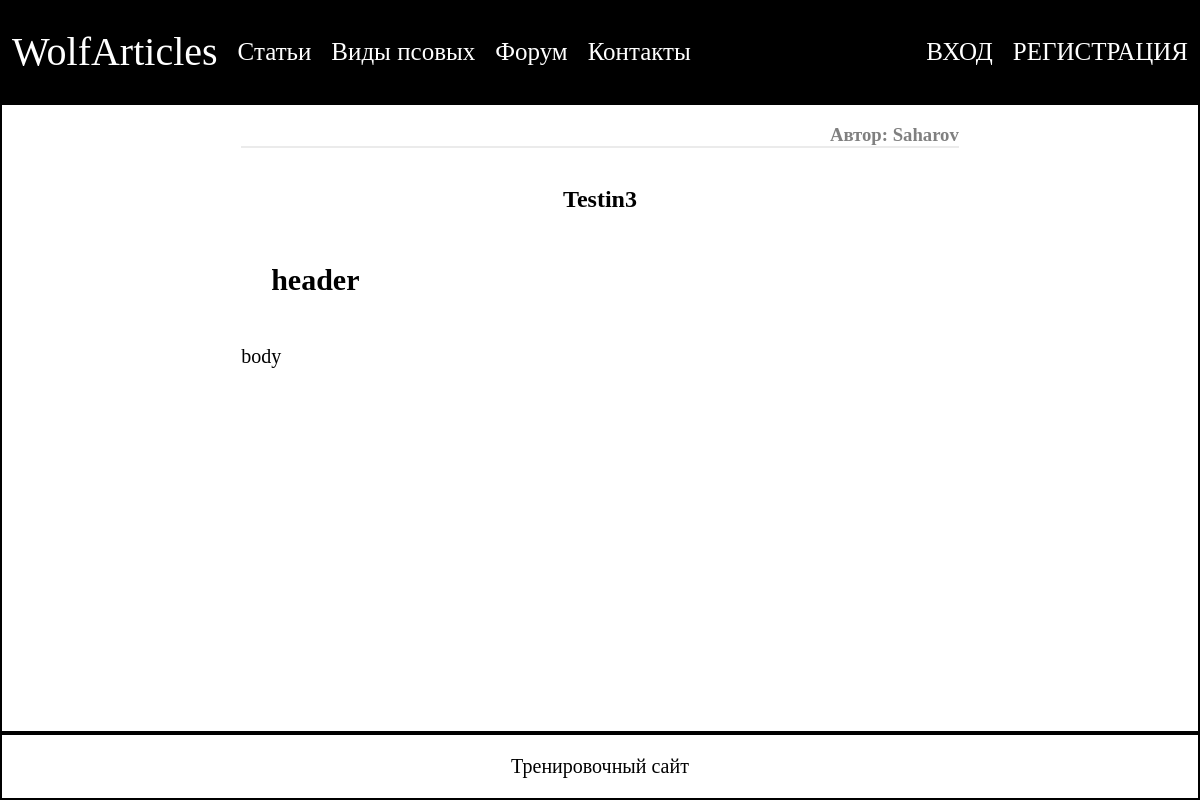
Page /show_article.php?id=4 on the committed database.
### tables this page shows
CREATE TABLE `articles` (
  `id` int(11) NOT NULL,
  `name` tinytext,
  `author_id` int(11) DEFAULT NULL,
  `article_text` text NOT NULL,
  `date_time` datetime NOT NULL DEFAULT CURRENT_TIMESTAMP
);

CREATE TABLE `users` (
  `id` int(11) NOT NULL,
  `username` varchar(20) DEFAULT NULL,
  `pword` tinytext,
  `favorites` text,
  `mail` tinytext
);

### scripts/get_author_name.php (called while the page is built)
<?php
function get_author_name($auth_id)
{
    global $conn;
    $sql = "SELECT username FROM users WHERE id = $auth_id";
    $result = mysqli_query($conn, $sql);
    $result->data_seek(0);
    $row = $result->fetch_assoc();
    return $row["username"];
}
?>

### scripts/create_article_page.php (the view)
<?php
include_once "connection.php";
include_once "get_author_name.php";
function convert_to_html($text){
    return str_replace(PHP_EOL, '<br>', $text);
}
$id = $_GET["id"];
$sql = "SELECT * FROM articles WHERE id = \"$id\";";
$conn = new mysqli($host, $login, $password, $database);
$result = mysqli_query($conn, $sql);
$result->data_seek(0);
$row = $result->fetch_assoc();
?>
<h3 id="article_author">Автор: <?php echo get_author_name($row["author_id"]); ?></h3>
<h1 id="article_name"><?php echo htmlentities($row["name"]); ?></h1>
<div id="article_text"><?php echo convert_to_html($row["article_text"]); ?></div>

### styles/main.css (style rules this page uses)
html, body { height: 100%; margin: 0; font-family: 'Calibri', Times, serif; }
body { display: grid; grid-template-columns: 1fr; grid-template-rows: auto 1fr auto; grid-template-areas: "header" "content" "footer"; }

### styles/content.css (style rules this page uses)
.article p, #article_text { font-size: 20px; margin-top: 5px; }
#article_author { color: rgb(128,128,128); border-bottom: 2px solid rgb(235,235,235); text-align: right; }
#article_name { text-align: center; }
#article_text, #canine_info { text-indent: 1.5em; }

### rows in the picture
articles: author.username "Saharov", name "Testin3", article_text "header body"
